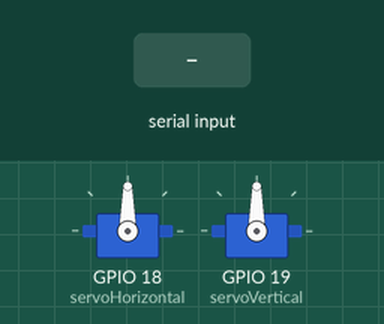
The sketch below on a simulated ESP32. Shown: 2 × servo. The inputs (shaded band) are chosen by the test bench.

Above: at 1.2 s.
1.3 s: "VERTICAL:90\n" received over Serial
At 2.4 s:
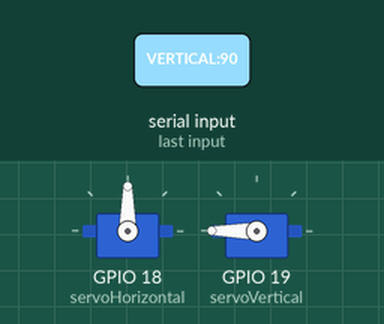
2.8 s: "HORIZONTAL:\n" received over Serial
At 3.5 s:
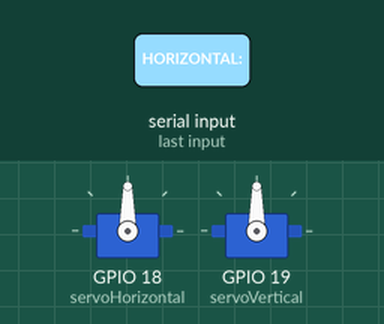
4.3 s: "VERTICAL:\n" received over Serial
At 4.6 s:
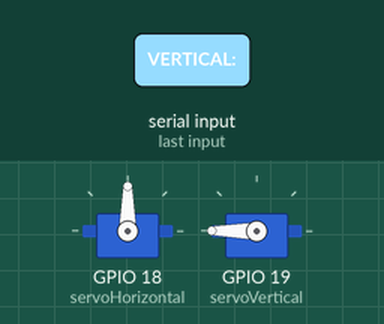
Timing chart, 0 to 7.3 s (numbered marks = the images above; inputs shaded):
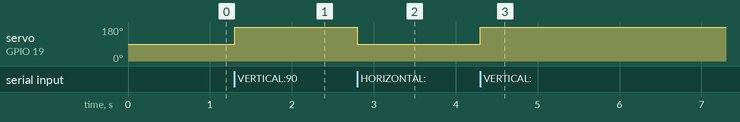

The sketch:

laser.ino
```cpp
#include <ESP32Servo.h>

Servo servoHorizontal;
Servo servoVertical;

int anguloV = 90;
int anguloH = 90;

void mover_vertical(int modificador)
{
    anguloV = anguloV + modificador;

    if(anguloV > 180){
        anguloV = 180;
    }else if(anguloV < 0){
        anguloV = 0;
    }

    servoVertical.write(anguloV);
}


void mover_horizontal(int modificador)
{
    anguloH = anguloH + modificador;

    if(anguloH > 180){
        anguloH = 180;
    }else if(anguloH < 0){
        anguloH = 0;
    }

    servoVertical.write(anguloH);
}


void setup()
{
    Serial.begin(115200);
    servoHorizontal.attach(18);
    servoVertical.attach(19);

    servoVertical.write(anguloV);
    servoHorizontal.write(anguloH);
}

void loop()
{
    if (Serial.available())
    {
        String comando = Serial.readStringUntil('\n');

        if (comando.startsWith("VERTICAL:")) {
            int modificador = comando.substring(9).toInt();

            mover_vertical(modificador);
        }
        if (comando.startsWith("HORIZONTAL:")) {
            int modificador = comando.substring(11).toInt();

            mover_horizontal(modificador);
        }
    }
}
```

Measured:
- after the input at 1.3 s, servo on GPIO 19 (servoVertical): 90° → 180° at once
- after the input at 2.8 s, servo on GPIO 19 (servoVertical): 180° → 90° at once
- after the input at 4.3 s, servo on GPIO 19 (servoVertical): 90° → 180° at once
